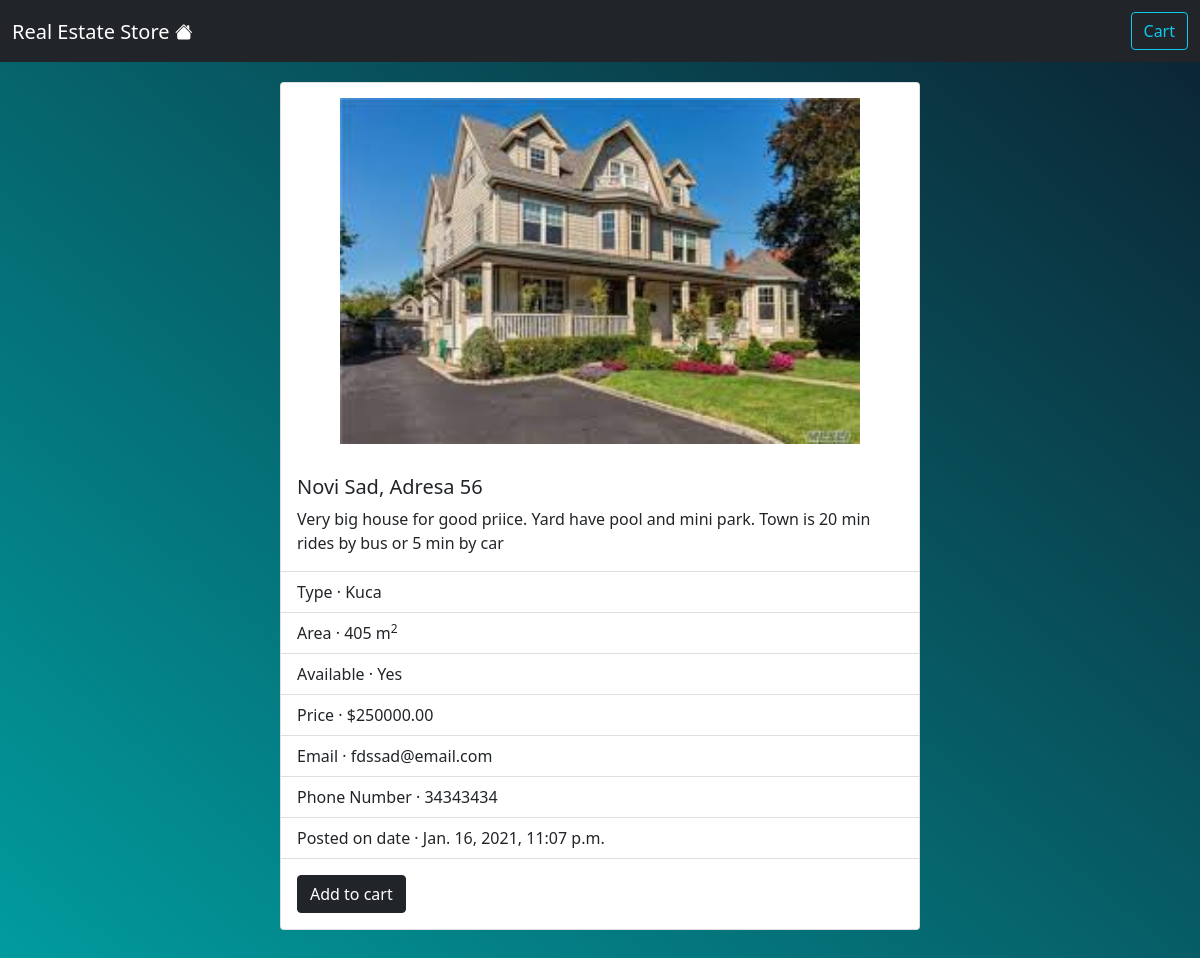
Screenshot of /detail/3/ with the database file from the repository.
### realestate_store/models.py (models this page shows, shortened)
class RealEstate(models.Model):
    sity = models.CharField(max_length=200, db_index=True)
    address = models.CharField(max_length=200, db_index=True)
    type = models.ForeignKey(Type, related_name='realestates', on_delete=models.CASCADE,)
    areasqm = models.IntegerField()
    image = models.ImageField(upload_to = 'realestates/%Y/%m/%d', blank=True)
    description = models.TextField(default="No description")
    price = models.DecimalField(max_digits=12, decimal_places=2)
    date = models.DateTimeField(auto_now_add=True)
    available = models.BooleanField(default=True)
    email = models.EmailField()
    phone_number = models.CharField(max_length=12)
    class Meta:
        ordering = ('sity','address',)
        index_together = (('id', 'type'),)
        verbose_name_plural = 'realestates'

class Type(models.Model):
    name = models.CharField(max_length=200, db_index=True)
    class Meta:
        ordering = ('name',)
    def __str__(self): return self.name

### realestate_store/views.py (the view)
# urls.py: path('detail/<int:pk>/', RealEstateDetailView.as_view(), name='realestate_detail')
class RealEstateDetailView(DetailView):
    model = RealEstate
    template_name = 'realestate_detail.html'
    def get_context_data(self, **kwargs):
        context = super().get_context_data(**kwargs)
        context['cart'] = Cart(self.request)
        context['form'] = ButtonForm()
        return context

### templates/realestate_detail.html (shortened to what this page needs)
{% extends 'base.html' %}
{% block content %}
<div class="d-flex justify-content-center" style="padding: 20px 20px;">
  <div class="card " style="width: 40rem;">
    <img src="{{object.image.url}}" class="card-img-top align-self-center" alt="..." style="padding: 15px 15px; width:550px; height:auto;">
    <div class="card-body">
      <h5 class="card-title">{{object.sity}}, {{object.address}}</h5>
      <p class="card-text">{{object.description}}</p>
    </div>
    <ul class="list-group list-group-flush">
      <li class="list-group-item">Type  &middot; {{object.type}}</li>
      <li class="list-group-item">Area  &middot; {{object.areasqm}} m<sup>2</sup></li>
      <li class="list-group-item">Available  &middot; {% if object.available is True  %}Yes{% else %}No{% endif %}</li>
      <li class="list-group-item">Price  &middot; ${{object.price}}</li>
      <li class="list-group-item">Email  &middot; {{object.email}}</li>
      <li class="list-group-item">Phone Number  &middot; {{object.phone_number}}</li>
      <li class="list-group-item">Posted on date  &middot; {{object.date}}</li>
    </ul>
    <div class="card-body">
      <form action="{% url 'add_to_cart' object.id %}" method="Post">
        <button type="submit" class="btn btn-dark ml-2">Add to cart</button>
      </form>
    </div>
  </div>
</div>
{% endblock content %}

### rows the page displays
RealEstate: image (picture), sity "Novi Sad", address "Adresa 56", description "Very big house for good priice. Yard have pool and mini park. Town is 20 min rides by bus or 5 min by car", type "Kuca", areasqm "405", price "250000.00", email "fdssad@email.com", phone_number "34343434", date "Jan. 16, 2021, 11:07 p.m."
